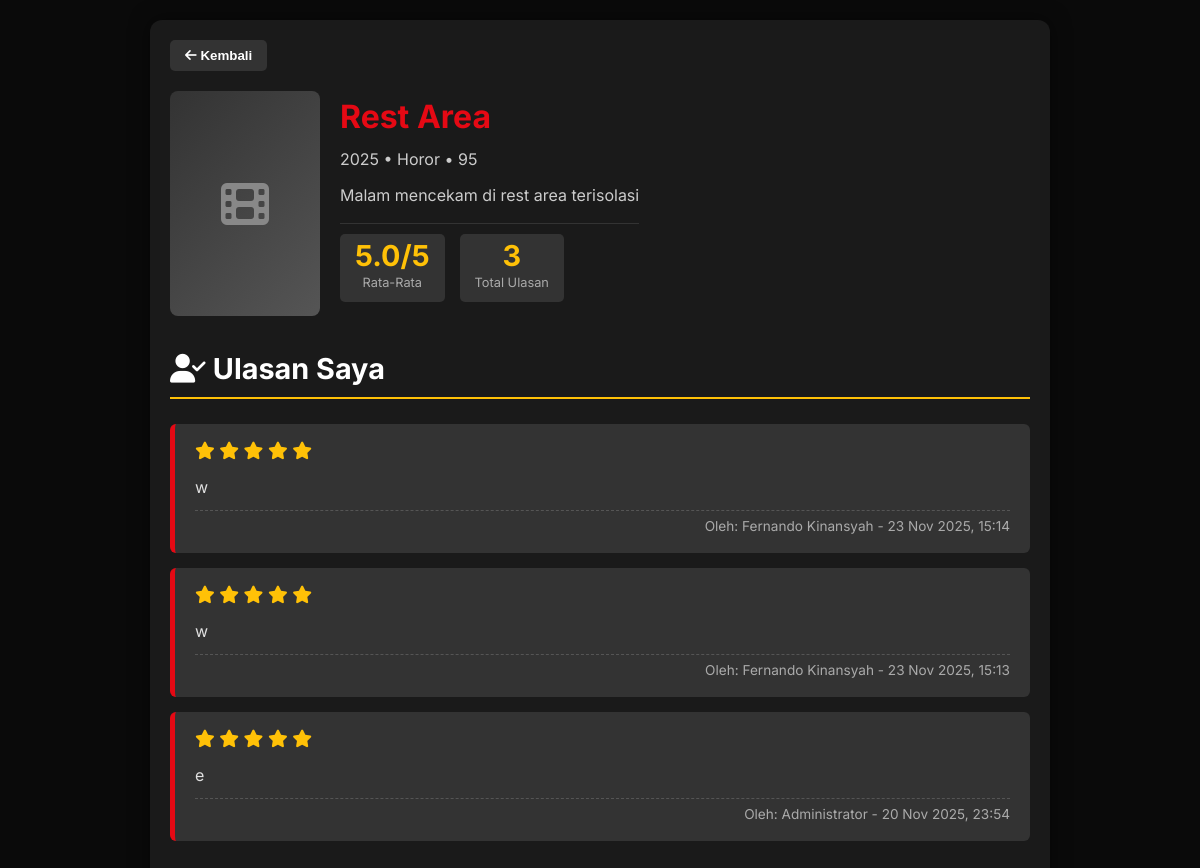
The page /ulasan_rest_area.php on the database its author committed.
### tables this page shows
CREATE TABLE `movies` (
  `id` int(11) NOT NULL,
  `title` varchar(200) NOT NULL,
  `original_title` varchar(200) DEFAULT NULL,
  `release_year` int(11) DEFAULT NULL,
  `duration` int(11) DEFAULT NULL COMMENT 'durasi dalam menit',
  `genre` varchar(100) DEFAULT NULL,
  `director` varchar(100) DEFAULT NULL,
  `cast` text DEFAULT NULL COMMENT 'JSON array atau comma separated',
  `synopsis` text DEFAULT NULL,
  `poster` varchar(255) DEFAULT NULL,
  `trailer_url` varchar(255) DEFAULT NULL,
  `average_rating` decimal(2,1) DEFAULT 0.0,
  `total_reviews` int(11) DEFAULT 0,
  `created_by` int(11) DEFAULT NULL,
  `created_at` timestamp NOT NULL DEFAULT current_timestamp(),
  `updated_at` timestamp NOT NULL DEFAULT current_timestamp() ON UPDATE current_timestamp()
);

CREATE TABLE `reviews` (
  `id` int(11) NOT NULL,
  `movie_id` int(11) NOT NULL,
  `user_id` int(11) NOT NULL,
  `rating` decimal(2,1) NOT NULL CHECK (`rating` >= 0 and `rating` <= 5),
  `review_text` text DEFAULT NULL,
  `user_name` varchar(100) DEFAULT 'Anonymous',
  `is_spoiler` tinyint(1) DEFAULT 0,
  `helpful_count` int(11) DEFAULT 0,
  `created_at` timestamp NOT NULL DEFAULT current_timestamp(),
  `updated_at` timestamp NOT NULL DEFAULT current_timestamp() ON UPDATE current_timestamp()
);

### ulasan_rest_area.php (the view, shortened to what this page needs)
<?php
$host = '127.0.0.1';
$dbname = 'movie_review_db';
$username = 'root';
$password = '';
try {
    $pdo = new PDO("mysql:host=$host;dbname=$dbname;charset=utf8mb4", $username, $password);
    $pdo->setAttribute(PDO::ATTR_ERRMODE, PDO::ERRMODE_EXCEPTION);
} catch(PDOException $e) {
    die("❌ Database Connection Error: " . $e->getMessage());
}
$movieId = 4;
$movieStmt = $pdo->prepare("SELECT * FROM movies WHERE id = ?");
$movieStmt->execute([$movieId]);
$movie = $movieStmt->fetch(PDO::FETCH_ASSOC);
function getPosterPath($posterFromDB) {
    $possiblePaths = [__DIR__ . '/' . $posterFromDB, $posterFromDB];
    return null;
}
$reviewStmt = $pdo->prepare("
    SELECT r.id, r.movie_id, r.user_id, r.rating, r.review_text, r.created_at, r.user_name as review_user_name,
    COALESCE(u.full_name, u.username, r.user_name, 'Pengguna CineScope') as display_name
    FROM reviews r
    LEFT JOIN users u ON r.user_id = u.id
    WHERE r.movie_id = ?
    ORDER BY r.created_at DESC
");
$reviewStmt->execute([$movieId]);
$reviews = $reviewStmt->fetchAll(PDO::FETCH_ASSOC);
$totalReviews = count($reviews);
$avgRating = $totalReviews > 0 ? array_sum(array_column($reviews, 'rating')) / $totalReviews : 0;
$posterPath = getPosterPath($movie['poster']);
?>
<!DOCTYPE html>
<html lang="id">
<head>
    <link rel="stylesheet" href="https://cdnjs.cloudflare.com/ajax/libs/font-awesome/6.4.0/css/all.min.css">
</head>
<body>
    <div class="container">
        <button class="back-to-home" onclick="window.history.back()"><i class="fas fa-arrow-left"></i> Kembali</button>
        <section class="movie-header">
            <?php if ($posterPath): ?>
                <img src="<?= htmlspecialchars($posterPath) ?>" alt="Poster" class="movie-poster">
            <?php else: ?>
                <div class="poster-placeholder"><i class="fas fa-film"></i></div>
            <?php endif; ?>
            <div class="movie-info">
                <h1><?= htmlspecialchars($movie['title']) ?></h1>
                <p><?= htmlspecialchars($movie['release_year']) ?> • <?= htmlspecialchars($movie['genre']) ?> • <?= htmlspecialchars($movie['duration']) ?? '1h 35m' ?></p>
                <?php if (!empty($movie['synopsis'])): ?><p><?= htmlspecialchars($movie['synopsis']) ?></p><?php endif; ?>
                <div class="rating-summary">
                    <div class="rating-box"><div class="score"><?= $totalReviews > 0 ? number_format($avgRating, 1) . '/5' : '-' ?></div><div class="count">Rata-Rata</div></div>
                    <div class="rating-box"><div class="score"><?= $totalReviews ?></div><div class="count">Total Ulasan</div></div>
                </div>
            </div>
        </section>
        <section class="my-reviews-section">
            <h2><i class="fas fa-user-check"></i> Ulasan Saya</h2>
            <div id="my-reviews-display">
                <?php if ($totalReviews > 0): ?>
                    <?php foreach ($reviews as $review): ?>
                        <div class="review-item">
                            <div class="rating-display">
                                <?php for ($i = 1; $i <= 5; $i++): ?>
                                    <i class="fas fa-star" style="color: <?= $i <= $review['rating'] ? 'var(--star-gold)' : '#444' ?>; font-size: 1.1rem;"></i>
                                <?php endfor; ?>
                            </div>
                            <p><?= htmlspecialchars($review['review_text'] ?: '(Tidak ada ulasan tertulis)') ?></p>
                            <div class="reviewer-info">Oleh: <?= htmlspecialchars($review['display_name']) ?> - <?= date('d M Y, H:i', strtotime($review['created_at'])) ?></div>
                        </div>
                    <?php endforeach; ?>
                <?php else: ?>
                    <p style="color:#777; font-style: italic;">Anda belum membuat ulasan untuk film ini.</p>
                <?php endif; ?>
            </div>
        </section>
    </div>
</body>
</html>

### ulasan_rest_area.php (style rules this page uses)
:root { --primary-color: #e50914; --background-dark: #0a0a0a; --card-dark: #1a1a1a; --text-light: #ffffff; --star-gold: #ffc107; }
* { margin: 0; padding: 0; box-sizing: border-box; }
body { font-family: 'Inter', sans-serif; background-color: var(--background-dark); color: var(--text-light); line-height: 1.6; padding: 20px; }
.container { max-width: 900px; margin: 0 auto; padding: 20px; background-color: var(--card-dark); border-radius: 12px; box-shadow: 0 0 20px rgba(0,0,0,0.5); }
.back-to-home { display: inline-block; background-color: #333; color: var(--text-light); padding: 8px 15px; border-radius: 5px; text-decoration: none; margin-bottom: 20px; transition: background-color 0.3s; cursor: pointer; border: none; font-weight: 600; }
.movie-header { display: flex; gap: 20px; margin-bottom: 30px; align-items: flex-start; }
.poster-placeholder { width: 150px; height: 225px; background: linear-gradient(135deg, #333 0%, #555 100%); border-radius: 8px; display: flex; align-items: center; justify-content: center; font-size: 3em; color: #888; }
.movie-info h1 { color: var(--primary-color); margin-bottom: 5px; font-size: 2em; }
.movie-info p { color: #ccc; margin-bottom: 10px; }
.rating-summary { display: flex; align-items: center; gap: 15px; margin-top: 15px; padding: 10px 0; border-top: 1px solid #333; }
.rating-box { background-color: #333; padding: 8px 15px; border-radius: 5px; text-align: center; }
.rating-box .score { font-size: 1.8em; font-weight: 700; color: var(--star-gold); line-height: 1; }
.rating-box .count { font-size: 0.8em; color: #aaa; margin-top: 2px; }
.my-reviews-section { margin-bottom: 40px; }
.my-reviews-section h2 { font-size: 1.8em; color: var(--text-light); margin-bottom: 25px; border-bottom: 2px solid var(--star-gold); padding-bottom: 5px; }
.review-item { background-color: #333; padding: 15px 20px; border-radius: 6px; margin-bottom: 15px; border-left: 5px solid var(--primary-color); }
.rating-display { margin-bottom: 10px; }
.review-item p { margin-bottom: 10px; font-size: 1em; color: #e0e0e0; }
.reviewer-info { font-size: 0.85em; color: #aaa; text-align: right; border-top: 1px dashed #555; padding-top: 5px; }

### rows shown on the page
movies: title "Rest Area", release_year "2025", genre "Horor", duration "95", synopsis "Malam mencekam di rest area terisolasi"
reviews: rating 5 (drawn), review_text "w", display_name "Fernando Kinansyah", created_at "23 Nov 2025, 15:14"
reviews: rating 5 (drawn), review_text "w", display_name "Fernando Kinansyah", created_at "23 Nov 2025, 15:13"
reviews: rating 5 (drawn), review_text "e", display_name "Administrator", created_at "20 Nov 2025, 23:54"

### other values the page prints
$avgRating "5.0"
$totalReviews "3"
